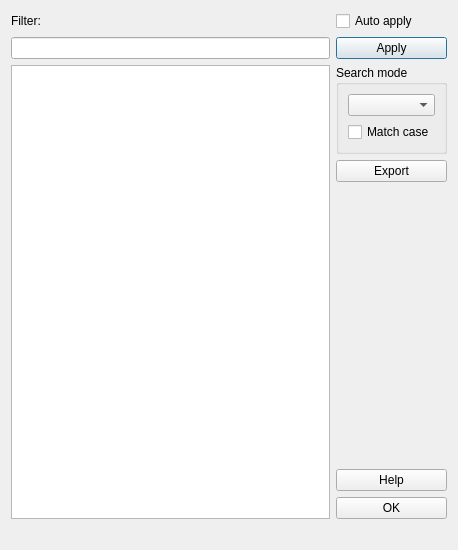
<?xml version="1.0" encoding="UTF-8"?>
<ui version="4.0">
 <class>DictHeadwords</class>
 <widget class="QDialog" name="DictHeadwords">
  <property name="geometry">
   <rect>
    <x>0</x>
    <y>0</y>
    <width>458</width>
    <height>550</height>
   </rect>
  </property>
  <property name="windowTitle">
   <string notr="true"/>
  </property>
  <layout class="QVBoxLayout" name="verticalLayout_3">
   <item>
    <layout class="QGridLayout" name="gridLayout">
     <item row="1" column="1">
      <widget class="QCheckBox" name="autoApply">
       <property name="toolTip">
        <string>If checked any filter changes will we immediately applied to headwords list</string>
       </property>
       <property name="text">
        <string>Auto apply</string>
       </property>
      </widget>
     </item>
     <item row="3" column="0">
      <widget class="QListView" name="headersListView"/>
     </item>
     <item row="2" column="1">
      <widget class="QPushButton" name="applyButton">
       <property name="toolTip">
        <string>Press this button to apply filter to headwords list</string>
       </property>
       <property name="text">
        <string>Apply</string>
       </property>
       <property name="autoDefault">
        <bool>false</bool>
       </property>
       <property name="default">
        <bool>true</bool>
       </property>
      </widget>
     </item>
     <item row="2" column="0">
      <widget class="QLineEdit" name="filterLine">
       <property name="toolTip">
        <string>Filter string (fixed string, wildcards or regular expression)</string>
       </property>
      </widget>
     </item>
     <item row="1" column="0">
      <widget class="QLabel" name="label">
       <property name="text">
        <string>Filter:</string>
       </property>
      </widget>
     </item>
     <item row="3" column="1">
      <layout class="QVBoxLayout" name="verticalLayout_2">
       <item>
        <widget class="QGroupBox" name="groupBox">
         <property name="title">
          <string>Search mode</string>
         </property>
         <layout class="QVBoxLayout" name="verticalLayout">
          <item>
           <widget class="QComboBox" name="searchModeCombo">
            <property name="toolTip">
             <string>This element determines how filter string will be interpreted</string>
            </property>
           </widget>
          </item>
          <item>
           <widget class="QCheckBox" name="matchCase">
            <property name="toolTip">
             <string>If checked on the symbols case will be take in account when filtering</string>
            </property>
            <property name="text">
             <string>Match case</string>
            </property>
           </widget>
          </item>
         </layout>
        </widget>
       </item>
       <item>
        <widget class="QPushButton" name="exportButton">
         <property name="toolTip">
          <string>Exports headwords to file</string>
         </property>
         <property name="text">
          <string>Export</string>
         </property>
         <property name="autoDefault">
          <bool>false</bool>
         </property>
        </widget>
       </item>
       <item>
        <spacer name="verticalSpacer">
         <property name="orientation">
          <enum>Qt::Vertical</enum>
         </property>
         <property name="sizeHint" stdset="0">
          <size>
           <width>20</width>
           <height>40</height>
          </size>
         </property>
        </spacer>
       </item>
       <item>
        <widget class="QPushButton" name="helpButton">
         <property name="text">
          <string>Help</string>
         </property>
         <property name="autoDefault">
          <bool>false</bool>
         </property>
        </widget>
       </item>
       <item>
        <widget class="QPushButton" name="OKButton">
         <property name="text">
          <string>OK</string>
         </property>
         <property name="autoDefault">
          <bool>false</bool>
         </property>
        </widget>
       </item>
      </layout>
     </item>
    </layout>
   </item>
   <item>
    <widget class="QLabel" name="headersNumber">
     <property name="text">
      <string/>
     </property>
    </widget>
   </item>
  </layout>
 </widget>
 <resources/>
 <connections/>
</ui>
